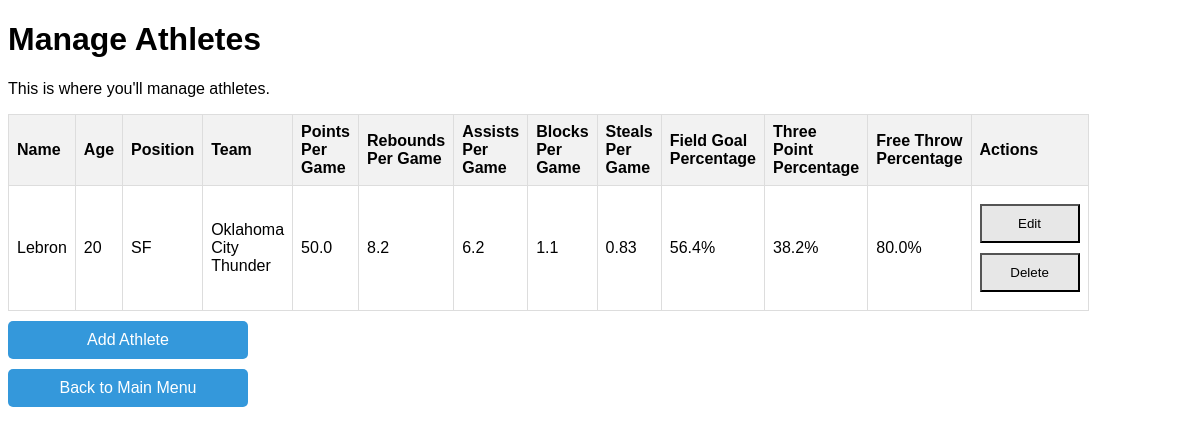
Page /athletes on the committed database.
### models.py (models this page shows)
class Athlete(db.Model):
    id = db.Column(db.Integer, primary_key=True)
    name = db.Column(db.String(100), nullable=False)
    age = db.Column(db.Integer)
    sport = db.Column(db.String(50))  # e.g., Basketball
    height = db.Column(db.Float)
    weight = db.Column(db.Float)
    gender = db.Column(db.String(10))
    position = db.Column(db.String(2), CheckConstraint("position IN ('PG', 'SG', 'SF', 'PF', 'C')"), nullable=False)
    points_per_game = db.Column(db.Float, default=0.0)
    rebounds_per_game = db.Column(db.Float, default=0.0)
    assists_per_game = db.Column(db.Float, default=0.0)
    blocks_per_game = db.Column(db.Float, default=0.0)
    steals_per_game = db.Column(db.Float, default=0.0)
    field_goal_percentage = db.Column(db.Float, default=0.0)
    three_point_percentage = db.Column(db.Float, default=0.0)
    free_throw_percentage = db.Column(db.Float, default=0.0)
    team_id = db.Column(db.Integer, db.ForeignKey('team.id'))
    team = db.relationship('Team', backref='athletes')
    tournament_stats = db.relationship('TournamentAthleteStats', back_populates='athlete')

class Team(db.Model):
    id = db.Column(db.Integer, primary_key=True)
    name = db.Column(db.String(100), nullable=False, unique=True)
    city = db.Column(db.String(100))

### routes.py (the view)
@app.route('/athletes')
def manage_athletes():
    athletes = Athlete.query.all()
    return render_template('athletes/manage_athletes.html', athletes=athletes)

### templates/athletes/manage_athletes.html (shortened to what this page needs)
<!DOCTYPE html>
<html lang="en">
<head>
</head>
<body>
    <h1>Manage Athletes</h1>
    <p>This is where you'll manage athletes.</p>
    <table>
        <thead>
            <tr>
                <th>Name</th>
                <th>Age</th>
                <th>Position</th>
                <th>Team</th>
                <th>Points Per Game</th>
                <th>Rebounds Per Game</th>
                <th>Assists Per Game</th>
                <th>Blocks Per Game</th>
                <th>Steals Per Game</th>
                <th>Field Goal Percentage</th>
                <th>Three Point Percentage</th>
                <th>Free Throw Percentage</th>
                <th>Actions</th>
            </tr>
        </thead>
        <tbody>
            {% for athlete in athletes %}
            <tr>
                <td>{{ athlete.name }}</td>
                <td>{{ athlete.age }}</td>
                <td>{{ athlete.position }}</td>
                <td>
                    {% if athlete.team_id is none %}
                        Free Agent
                    {% else %}
                        {{ athlete.team.name }}
                    {% endif %}
                </td>
                <td>{{ athlete.points_per_game }}</td>
                <td>{{ athlete.rebounds_per_game }}</td>
                <td>{{ athlete.assists_per_game }}</td>
                <td>{{ athlete.blocks_per_game }}</td>
                <td>{{ athlete.steals_per_game }}</td>
                <td>{{ athlete.field_goal_percentage }}%</td>
                <td>{{ athlete.three_point_percentage }}%</td>
                <td>{{ athlete.free_throw_percentage }}%</td>
                <td>
                    <form action="{{ url_for('edit_athlete', athlete_id=athlete.id) }}" method="GET" style="display:inline;">
                        <button type="submit" class="action-buttons">Edit</button>
                    </form>
                    <form action="{{ url_for('delete_athlete', athlete_id=athlete.id) }}" method="POST" style="display:inline;">
                        <button type="submit" onclick="return confirm('Are you sure you want to delete this athlete?');" class="action-buttons">Delete</button>
                    </form>
                </td>
            </tr>
            {% endfor %}
        </tbody>
    </table>
    <a href="{{ url_for('add_athlete') }}" class="menu-button">Add Athlete</a>
    <a href="{{ url_for('welcome') }}" class="menu-button">Back to Main Menu</a>
</body>
</html>

### templates/athletes/manage_athletes.html (style rules this page uses)
body { font-family: Arial, sans-serif; }
.menu-button { display: block; margin: 10px 0; padding: 10px 20px; background-color: #3498db; color: white; border: none; border-radius: 5px; cursor: pointer; text-decoration: none; width: 200px; text-align: center; }
.action-buttons { display: block; margin: 10px 0; padding: 10px 20px; background-color: #e7e7e7; color: black; width: 100px; cursor: pointer; text-align: center; }
table { width: 80%; max-width: 800px; border-collapse: collapse; margin-top: 20px auto; }
th, td { border: 1px solid #ddd; padding: 8px; text-align: left; }
th { background-color: #f2f2f2; }

### rows in the picture
Athlete: name "Lebron", age "20", position "SF", team.name "Oklahoma City Thunder", points_per_game "50.0", rebounds_per_game "8.2", assists_per_game "6.2", blocks_per_game "1.1", steals_per_game "0.83", field_goal_percentage "56.4", three_point_percentage "38.2", free_throw_percentage "80.0"
